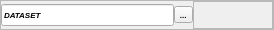
<?xml version="1.0" encoding="UTF-8"?>
<ui version="4.0">
 <class>vpDataSetWidget</class>
 <widget class="QFrame" name="vpDataSetWidget">
  <property name="geometry">
   <rect>
    <x>0</x>
    <y>0</y>
    <width>274</width>
    <height>30</height>
   </rect>
  </property>
  <property name="sizePolicy">
   <sizepolicy hsizetype="Minimum" vsizetype="Minimum">
    <horstretch>0</horstretch>
    <verstretch>0</verstretch>
   </sizepolicy>
  </property>
  <property name="font">
   <font>
    <pointsize>6</pointsize>
    <weight>75</weight>
    <italic>true</italic>
    <bold>true</bold>
   </font>
  </property>
  <property name="windowTitle">
   <string>Frame</string>
  </property>
  <property name="frameShape">
   <enum>QFrame::StyledPanel</enum>
  </property>
  <property name="frameShadow">
   <enum>QFrame::Raised</enum>
  </property>
  <layout class="QHBoxLayout" name="horizontalLayout">
   <property name="spacing">
    <number>0</number>
   </property>
   <property name="margin">
    <number>0</number>
   </property>
   <item>
    <widget class="QLineEdit" name="edit_id">
     <property name="minimumSize">
      <size>
       <width>0</width>
       <height>20</height>
      </size>
     </property>
     <property name="inputMask">
      <string notr="true"/>
     </property>
     <property name="text">
      <string>DATASET</string>
     </property>
    </widget>
   </item>
   <item>
    <widget class="QToolButton" name="btn_delete">
     <property name="text">
      <string>...</string>
     </property>
     <property name="icon">
      <iconset resource="../icons.qrc">
       <normaloff>:/icons/delete_key.png</normaloff>:/icons/delete_key.png</iconset>
     </property>
     <property name="iconSize">
      <size>
       <width>20</width>
       <height>20</height>
      </size>
     </property>
    </widget>
   </item>
   <item>
    <widget class="vpDataSourceWidget" name="dataSourceWidget">
     <property name="minimumSize">
      <size>
       <width>80</width>
       <height>20</height>
      </size>
     </property>
     <property name="frameShape">
      <enum>QFrame::StyledPanel</enum>
     </property>
     <property name="frameShadow">
      <enum>QFrame::Raised</enum>
     </property>
    </widget>
   </item>
  </layout>
 </widget>
 <customwidgets>
  <customwidget>
   <class>vpDataSourceWidget</class>
   <extends>QFrame</extends>
   <header>vpdatasourcewidget.h</header>
   <container>1</container>
  </customwidget>
 </customwidgets>
 <resources>
  <include location="../icons.qrc"/>
 </resources>
 <connections/>
</ui>
